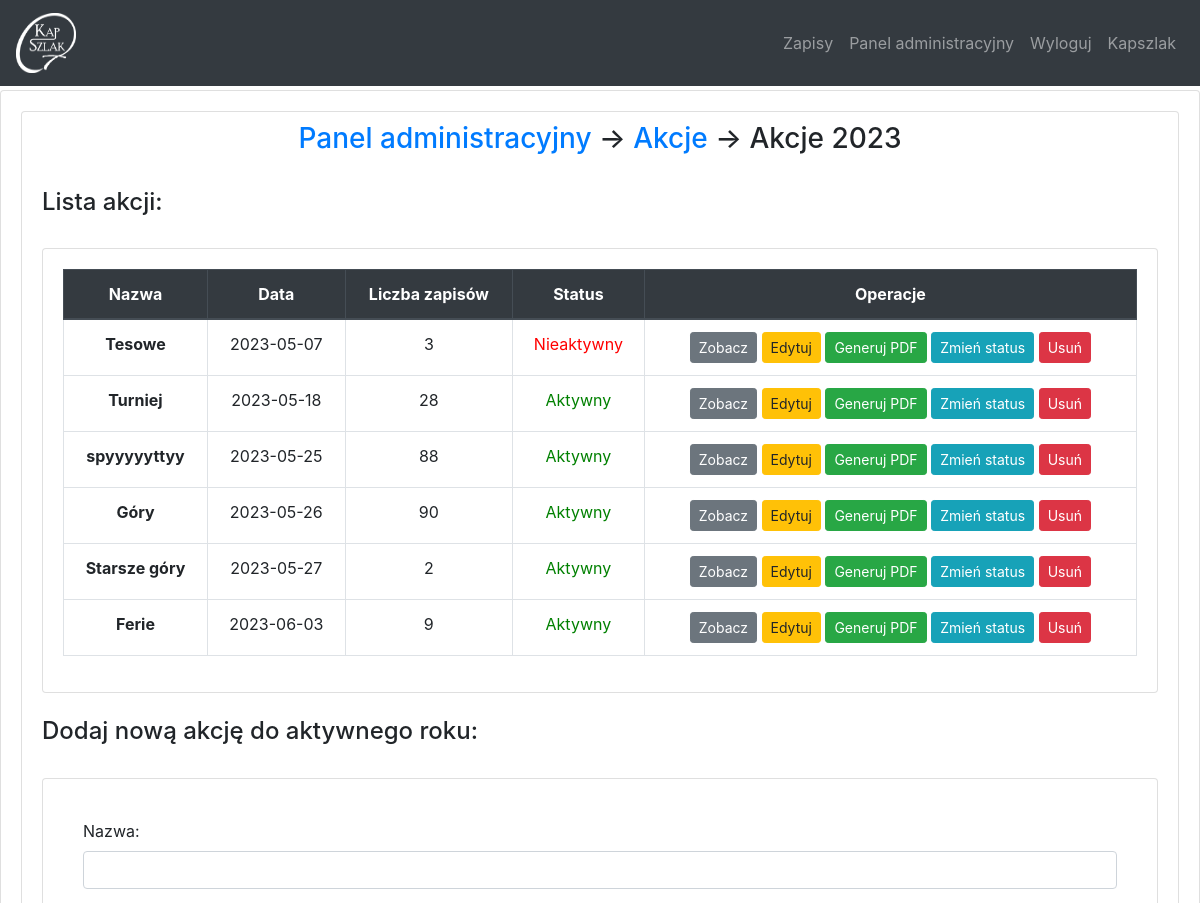
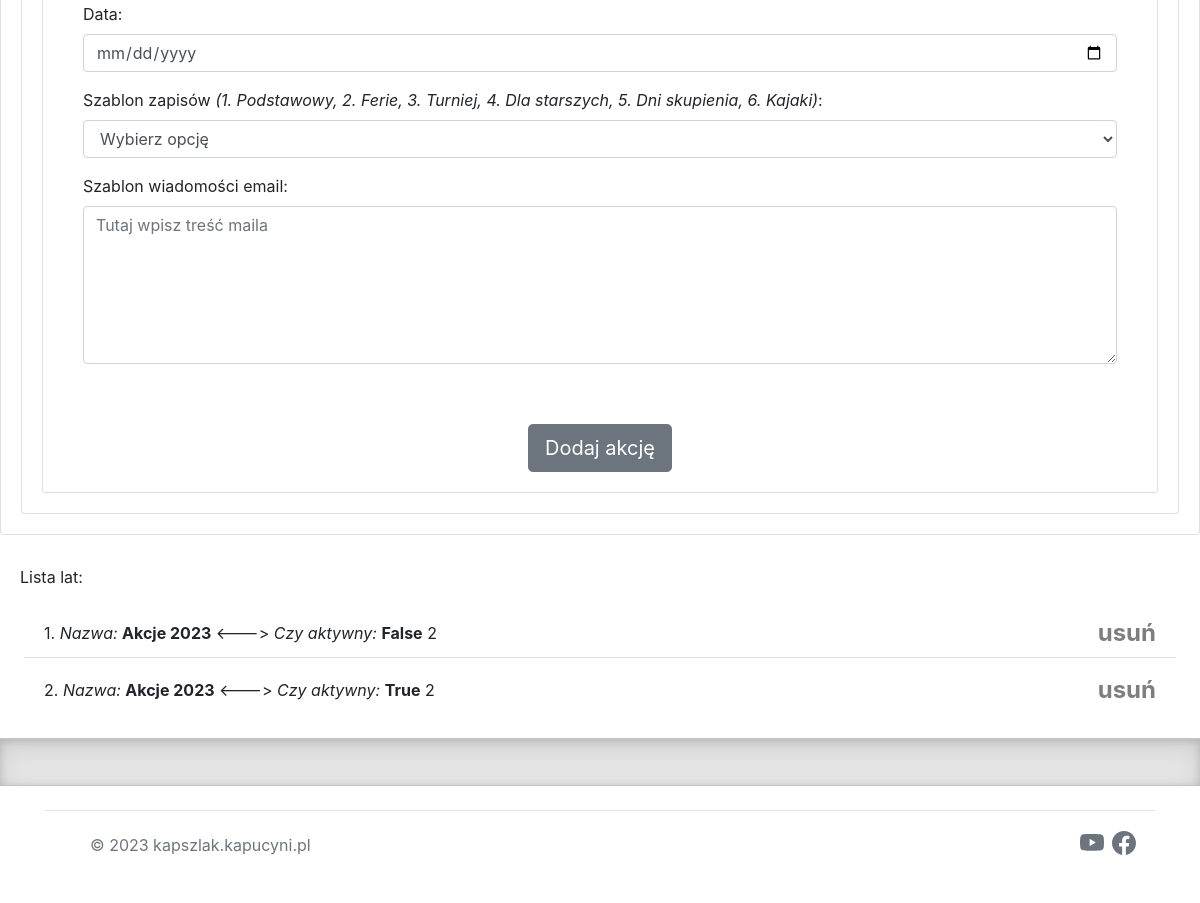
The page /dashboard/edityear (signed in) on the database its author committed (2 pictures, top to bottom).
### website/models.py (models this page shows)
class Year(db.Model):
    id = db.Column(db.Integer, primary_key=True)
    name = db.Column(db.String(300))
    event_num = db.Column(db.Integer)
    is_active = db.Column(db.Boolean, default=True, nullable=False)
    first_add = db.Column(db.Boolean, default=False, nullable=False)
    events = db.relationship('Events', backref='year')

class Events(db.Model):
    id = db.Column(db.Integer, primary_key=True)
    year_id = db.Column(db.Integer, db.ForeignKey('year.id'))
    signup = db.relationship('Signup', backref='events')
    name = db.Column(db.String(300))
    date  = db.Column(db.Date)
    temp_id = db.Column(db.Integer)
    is_active = db.Column(db.Boolean, default=True, nullable=False)
    mail_temp = db.Column(db.String(1000))

### website/views.py (the view)
@views.route('/dashboard/edityear', methods=['GET', 'POST'])
@login_required
def edit_year():
    years = Year.query.all()
    if years:
        for item in years:
            if item.is_active:
                year = item
        if year.is_active:
            lst_events = year.events
            lst_events = sorted(lst_events, key=lambda event: event.date)
            if request.method == 'POST':
                tup = db_new_event(year)
                if tup[0]:
                    return redirect(url_for('views.edit_year'))
                else:
                    return render_template('edityear.html', years=Year.query.all(), year=year, user=current_user, lst_events=lst_events, backup=tup[1])
            return render_template('edityear.html', years=Year.query.all(), year=year, user=current_user, lst_events=lst_events)
        else:
            flash('Brak aktywnej listy akcji', category='error')
            return redirect(url_for('views.add_year'))
    else:
        flash('Najpierw dodaj rok', category='error')
        return redirect(url_for('views.add_year'))

### website/templates/edityear.html (shortened to what this page needs)
{% extends "base.html" %}
{% block content %}
	{% if year %}
<div class="card">
	<div class="card-body">
		<div class="card">
			   <h3 class="card-title" align="center"><a href ='/dashboard'>Panel administracyjny</a> -> <a href='/dashboard/events'>Akcje</a> -> {{ year.name }}</h3>
		  	<div class="card-body">
		  		<h4>Lista akcji:</h4><br>
				  <div class="card">
				    <div class="card-body">
				      <table class="table table-bordered">
                          <thead class="thead-dark" align="center">
                            <tr>
                              <th scope="col">Nazwa</th>
                              <th scope="col">Data</th>
                              <th scope="col">Liczba zapisów</th>
                              <th scope="col">Status</th>
                              <th scope="col">Operacje</th>
                            </tr>
                          </thead>
                          <tbody align="center">
                          {% for event in lst_events%}
                            <tr>
                              <th scope="row">{{ event.name }}</th>
                              <td>{{ event.date }}</td>
                              <td>{{ event.signup|length }}</td>
                              <td>{% if event.is_active %}<font color="green">Aktywny</font>{% else %}<font color="red">Nieaktywny{% endif %}</font></td>
                              <td><a href="/dashboard/eventview?event_id={{ event.id }}"><button type="button" class="btn btn-secondary btn-sm">Zobacz</button></a>
							  <a href="/dashboard/editevent?event_id={{ event.id }}"><button type="button" class="btn btn-warning btn-sm">Edytuj</button></a>
							  <a href="/pdf?event_id={{ event.id }}"><button type="button" class="btn btn-success btn-sm">Generuj PDF</button></a>
							  <a href="/event-status/{{ event.id }}"><button type="button" class="btn btn-info btn-sm">Zmień status</button></a>
							  <a href="/delete?event_id={{ event.id }}"><button type="button" class="btn btn-danger btn-sm">Usuń</button></a>
							  </td>
                            </tr>
                            {% endfor %}
                          </tbody>
                        </table>
					</div>
				</div>
				<br>
				<h4>Dodaj nową akcję do aktywnego roku:</h4><br>
				  <div class="card">
				    <div class="card-body">
				      <form method="POST">
		  		<div class="card-body">
				<div class="form-group">
					<label for="name">Nazwa:</label>
					 	<input
					      type="text"
					      class="form-control"
					      id="name"
					      name="name"
					      required="required"
					      value = "{% if backup %}{{ backup.name }}{% endif %}"
					    />
					</div>
				<div class="form-group">
					<label for="date">Data:</label>
					 	<input
					      type="date"
					      class="form-control"
					      id="date"
					      name="date"
					      required="required"
					      value = "{% if backup %}{{ backup.date }}{% endif %}"
					    />
					</div>
					<div class="form-group">
					<label for="template">Szablon zapisów <i>(1. Podstawowy, 2. Ferie, 3. Turniej, 4. Dla starszych, 5. Dni skupienia, 6. Kajaki)</i>: </label>
					 	<select
		    			class="form-control"
		    			id="template"
		    			name="template"
		    			>
		    					{% if backup %}
		    				{% if backup.temp_id == 1 %}
					 			<option>Szablon 1</option>
					 			<option>Szablon 2</option>
		    						<option>Szablon 3</option>
		    						<option>Szablon 4</option>
		    						<option>Szablon 5</option>
		    						<option>Szablon 6</option>
		    						{% elif backup.temp_id == 2 %}
		    						<option>Szablon 2</option>
		    						<option>Szablon 1</option>
		    						<option>Szablon 3</option>
		    						<option>Szablon 4</option>
		    						<option>Szablon 5</option>
		    						<option>Szablon 6</option>
		    						{% elif backup.temp_id == 3 %}
		    						<option>Szablon 3</option>
		    						<option>Szablon 1</option>
					 				<option>Szablon 2</option>
					 				<option>Szablon 4</option>
		    						<option>Szablon 5</option>
		    						<option>Szablon 6</option>
		    						{% elif backup.temp_id == 4 %}
		    						<option>Szablon 4</option>
		    						<option>Szablon 1</option>
					 				<option>Szablon 2</option>
		    						<option>Szablon 3</option>
		    						<option>Szablon 5</option>
		    						<option>Szablon 6</option>
		    						{% elif backup.temp_id == 5 %}
		    						<option>Szablon 5</option>
		    						<option>Szablon 1</option>
					 				<option>Szablon 2</option>
		    						<option>Szablon 3</option>
		    						<option>Szablon 4</option>
		    						<option>Szablon 6</option>
		    						{% elif backup.temp_id == 6 %}
		    						<option>Szablon 6</option>
		    						<option>Szablon 1</option>
					 				<option>Szablon 2</option>
		    						<option>Szablon 3</option>
		    						<option>Szablon 4</option>
		    						<option>Szablon 5</option>
									{% else %}
									<option>Wybierz opcję</option>
		    						<option>Szablon 1</option>
					 				<option>Szablon 2</option>
		    						<option>Szablon 3</option>
		    						<option>Szablon 4</option>
		    						<option>Szablon 5</option>
		    						<option>Szablon 6</option>
		    						{% endif %}
		    				{% else %}
		    				<option>Wybierz opcję</option>
					      {% endif %}
		    		</select>
					</div>
					<div class="form-group">
					<label for="mail_temp">Szablon wiadomości email:</label>
					 	<textarea
					      class="form-control"
					      id="mail_temp"
					      name="mail_temp"
					      rows="6"
					      cols="40"
					      placeholder="Tutaj wpisz treść maila"
					    >{% if backup %}{{ backup.mail_temp }}{% endif %}</textarea>
					</div>
				</div>
					<br>
				<div class="col-md-12 text-center">
					 <a href="#"><button type="submit" class="btn btn-secondary btn-lg">Dodaj akcję</button></a>
				</div>
			</form>
					</div>
				</div>
			</div>
		</div>
	</div>
</div>
{% endif %}
{% if years %}
					<div class="card-body">
		    		<p>Lista lat:</p>
		    		<ul class="list-group list-group-flush" id="blacklistID">
		    			{% for item in years %}
		    			<li class="list-group-item">
		    				{{ item.id }}. <i>Nazwa:</i> <b>{{ item.name }}</b> <---> <i>Czy aktywny:</i> <b>{{ item.is_active }}</b> {{ item.event_num }}
		    				<a href="/delete-year/{{ item.id }}"><button type="button" class="close" >usuń</button></a>
		    			</li>
		    			{% endfor %}
		    		</ul>
			{% endif %}
			</div>
{% endblock %}

### website/static/css/style.css (style rules this page uses)
li { margin: 4px; }
p { margin-top: 10px; }
h3 { margin-top: 10px; }
table, th, td { border: 1px solid black; border-collapse: collapse; }

### rows shown on the page
Year: name "Akcje 2023", id "2", is_active "True", event_num "2"
Events: name "Tesowe", date "2023-05-07", signup|length "3", is_active "Nieaktywny"
Events: name "Turniej", date "2023-05-18", signup|length "28", is_active "Aktywny"
Events: name "spyyyyyttyy", date "2023-05-25", signup|length "88", is_active "Aktywny"
Events: name "Góry", date "2023-05-26", signup|length "90", is_active "Aktywny"
Events: name "Starsze góry", date "2023-05-27", signup|length "2", is_active "Aktywny"
Events: name "Ferie", date "2023-06-03", signup|length "9", is_active "Aktywny"
Year: id "1", name "Akcje 2023", is_active "False", event_num "2"
